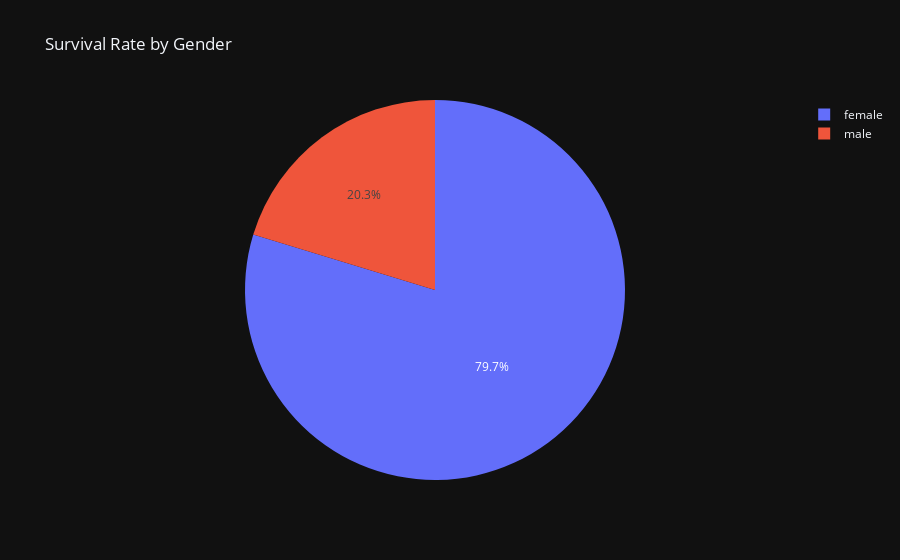

The notebook cell saved with this chart:
### Code cell
fig = go.Figure(data=[go.Pie(labels=surival_rate_mean.index, values=surival_rate_mean.values)])
fig.update_layout(title='Survival Rate by Gender', template = 'plotly_dark')
fig.show()

### Figure 1 — Plotly figure (JSON) as saved in the notebook; plotly's stock layout.template omitted (floating-point values rounded to 4 significant figures)
{"data": [{"labels": ["female", "male"], "type": "pie", "values": [0.742, 0.1889]}], "layout": {"title": {"text": "Survival Rate by Gender"}}}
